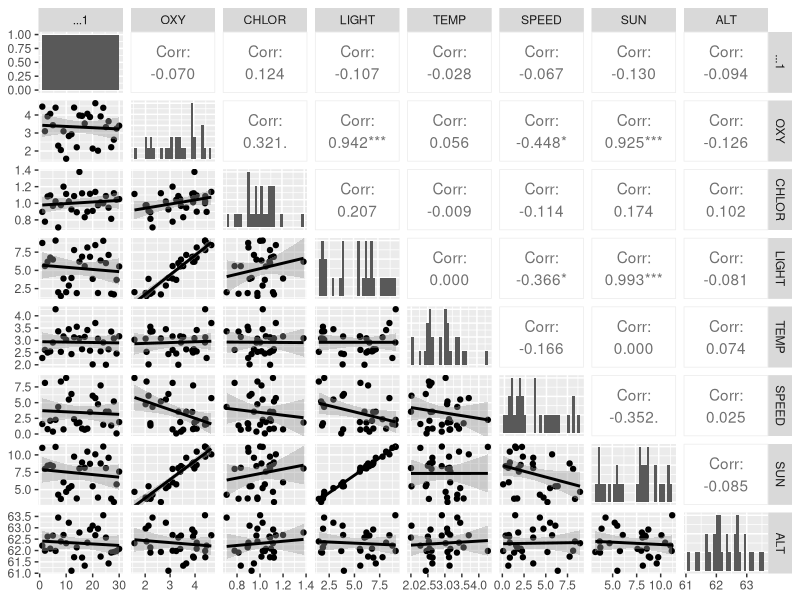

Source code (R):
library(tidyverse)
library(GGally)
oxygenfull <- read_csv("oxygenfull.csv")
ggpairs(oxygenfull,
        lower = list(continuous = "smooth"),
        diag=list(continuous="barDiag"),
        axisLabels='show')


mod_1 <- lm(formula = OXY ~ 1 + CHLOR + SUN + SPEED,data = oxygenfull)
result <- summary(mod_1)

ceofficients <- result$coefficients

mod_2 <-lm(formula = OXY ~ TEMP,data = oxygenfull)
mod_3 <-lm(formula = OXY ~ ALT, data = oxygenfull)
summary(mod_2)$adj.r.squared
summary(mod_3)$adj.r.squared

chisq.test(oxygenfull$LIGHT,oxygenfull$SUN)
